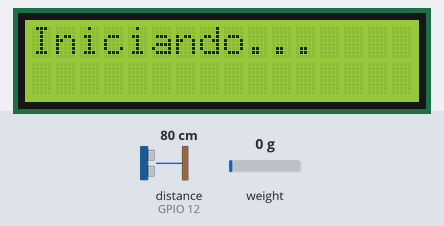
Simulated run of this sketch. Board: ESP32. On the bench: 16×2 character LCD. Wiring (inferred from the names in the program): ultrasonic range finder: trigger GPIO 25; echo GPIO 12. Inputs (shaded band) come from the test bench; at power-on: weight on the scale 0 g, distance to the obstacle (sensor on GPIO 12) 80 cm. The echo pulse lasts 58.3 µs per cm; WiFi joins after 1.5 s; servers stay silent unless stated; uploads are accepted with an empty reply; what the sketch prints to the serial monitor is not drawn.

Above: at 2.1 s.
5.7 s: weight on the scale set to 100 g
At 6.1 s:
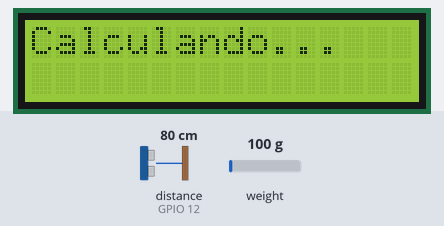
At 19.1 s:
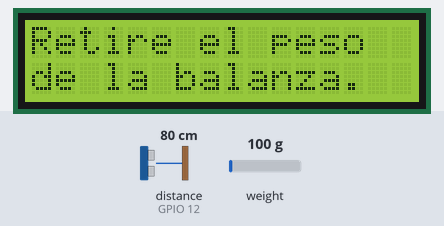
Timing chart, 0 to 19.7 s (numbered marks = the images above; inputs shaded):
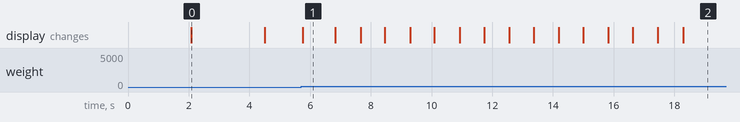

Measured:
- after the input at 5.7 s, the display: changes after 0.06 s (image 1)
- what the display in image 0 shows lasts 2.4 s, from 2.1 s to 4.5 s
- what the display in image 1 shows lasts 1.0 s, from 5.8 s to 6.8 s

The sketch:

LCD_MERGE_FINAL_VALUE.ino
```cpp
#include <HX711_ADC.h>
#if defined(ESP8266)|| defined(ESP32) || defined(AVR)
#include <LiquidCrystal_I2C.h>
#include <LiquidCrystal.h>
#include <WiFi.h>
#include <HTTPClient.h>
#endif

//variables for wifi
const char* ssid = "UA-Alumnos";
const char* password = "41umn05WLC";
const char* userEmail = "testbalanza@gmail.com";

//variables for stability and final values
const int numValues = 5; // Number of values to check
int weights[numValues]; // Array to store the weights values
int heights[numValues]; // Array to store the heights values
int currentIndex = 0; // Current index in the array
bool stableWeight = false;
bool stableHeight = false;
unsigned long stabilityStartTime = 0; // Start time for stability
unsigned long restartTime = 0; // Time to restart values

//lcd i2c variables
int lcdColumns = 16;
int lcdRows = 2;

//pins
const int HX711_dout = 19; //mcu > HX711 dout pin
const int HX711_sck = 18; //mcu > HX711 sck pin
const int Trigger = 25;   //Pin digital 2 para el Trigger del sensor
const int Echo = 12;   //Pin digital 3 para el Echo del sensor

//HX711 constructor:
HX711_ADC LoadCell(HX711_dout, HX711_sck);
unsigned long t = 0;
bool newDataReady;
float weight;
float height;
float newWeight;
float newHeight;

//LCD i2c constructor:
LiquidCrystal_I2C lcd(0x27, lcdColumns, lcdRows);


void setup() {
  Serial.begin(9600); delay(10);

  //connect to wifi
  connectWifi();

  //Start distance sensor  (HC-SR04)
  pinMode(Trigger, OUTPUT);
  pinMode(Echo, INPUT);
  digitalWrite(Trigger, LOW);

  //Start LCD and backlight
  lcd.init();
  lcd.backlight();

  //Prints Starting on console and display
  Serial.println();
  Serial.println("Iniciando...");
  lcd.setCursor(0, 0);
  lcd.print("Iniciando...");

  //Sart scale and sets calibration value manually
  LoadCell.begin();
  float calibrationValue = 43.69; // calibration value

  //Tares scale and starts up. Timeout ocurrs when not working.
  unsigned long stabilizingtime = 2000;
  boolean _tare = true;
  LoadCell.start(stabilizingtime, _tare);
  if (LoadCell.getTareTimeoutFlag()) {
    Serial.println("Timeout, check MCU>HX711 wiring and pin designations");
    while (1);
  }
  else {
    LoadCell.setCalFactor(calibrationValue); // set calibration value (float)
    Serial.println("Startup is complete");

  }
}

void loop() {
  static boolean newDataReady = 0;

  long time; //time it takes to reach eco
  long distance; //distance (cm)

  //Distance sensor signals (10 us)
  digitalWrite(Trigger, HIGH);
  delayMicroseconds(10);
  digitalWrite(Trigger, LOW);

  time = pulseIn(Echo, HIGH); //Width of pulse
  distance = time/59;
  height = 27 - distance; //Height from object

  // check for new data/start next conversion:
  if (LoadCell.update()) newDataReady = true;

  if (newDataReady) {
    if (millis() > t ) {
      weight = LoadCell.getData();
      checkPrintableWeight(); //checks if weight > 8 so we print and retrieve values.
    }
    delay(200);
  }
}

// ---------------

bool checkWeightStability() {
  // Check if the weights are stable within ±1 difference
  for (int i = 0; i < numValues - 1; i++) {
    int diff = abs(weights[i] - weights[i + 1]);
    if (diff > 2) {
      return false; // Values are not stable
    }
  }
  return true; // Values are stable
}

bool checkHeightStability() {
  // Check if the heights are stable within ±1 difference
  for (int i = 0; i < numValues - 1; i++) {
    int diff = abs(heights[i] - heights[i + 1]);
    if (diff > 2) {
      return false; // Values are not stable
    }
  }
  return true; // Values are stable
}

void checkPrintableWeight(){
  if (weight > 4) {
        //Prints weights and heights constantly on display
        lcd.setCursor(0, 0);
        lcd.print("Calculando...");

        // Get the new weight and height
        newWeight = weight;
        newHeight = height;

        // Update the array
        weights[currentIndex] = newWeight;
        heights[currentIndex] = newHeight;

        // Check stability if enough values have been collected
        checkFull();

        // Increment the current index
        currentIndex++;
        if (currentIndex >= numValues) {
          currentIndex = 0; // Wrap around to the beginning
        }

        //resets weight value
        newDataReady = 0;
        t = millis();
      }
      else{
        lcd.clear();
      }
}

void checkFull(){
  if (currentIndex >= numValues - 1) {
    stableWeight = checkWeightStability();
    stableHeight = checkHeightStability();

    // If both stable, perform actions
    if (stableWeight && stableHeight) {
      stableValues();
    }
    // If not stable, clear LCD and reset stability timer
    else {
      //lcd.clear();
      stabilityStartTime = 0;
    }

  }
}

void stableValues(){
  if (stabilityStartTime == 0) {
  stabilityStartTime = millis(); // Start the stability timer
  sendData();
  }
  while(millis() - stabilityStartTime < 10000){
    lcd.clear();
    delay(800);
    //Prints stable weights and heights constantly on display
    lcd.setCursor(0, 0);
    lcd.print("Peso: " + String(newWeight) + " g");
    lcd.setCursor(0,1);
    lcd.print("Altura: " + String(newHeight) + " cm");
    delay(800);
  }
  // Check if 10 seconds have passed since stability
  if (millis() - stabilityStartTime >= 10000) {
    resetValues();
    setup();
  }
}

void resetValues() {
  // Reset all values to 0
  for (int i = 0; i < numValues; i++) {
    weights[i] = 0;
    heights[i] = 0;
  }

  // Reset variables
  currentIndex = 0;
  stableWeight = false;
  stableHeight = false;
  stabilityStartTime = 0;
  restartTime = millis(); // Set the restart time
  lcd.clear();
  lcd.setCursor(0, 0);
  lcd.print("Retire el peso");
  lcd.setCursor(0, 1);
  lcd.print("de la balanza.");
  delay(5000); // Delay for 5 seconds
  lcd.clear();
}

void sendData() {
  if (WiFi.status() == WL_CONNECTED) {
    HTTPClient http;
    http.begin("https://us-central1-balanzasupersonica.cloudfunctions.net/globalWrite");
    http.addHeader("Content-Type", "application/json");
    String jsonPayload = "{\"collection\":\"" + String(userEmail) + "\",\"weight\":\"" + String(newWeight) + "\",\"height\":\"" + String(newHeight) + "\"}";
    int httpResponseCode = http.POST(jsonPayload);
    if (httpResponseCode > 0) {
      Serial.print("HTTP Response code: ");
      Serial.println(httpResponseCode);
      String response = http.getString();
      Serial.println(response);
    } else {
      Serial.print("Error on HTTP request: ");
      Serial.println(httpResponseCode);
    }
    http.end();
  }
}

void connectWifi() {
  Serial.println("Connecting to WiFi...");
  WiFi.begin(ssid, password);
  while (WiFi.status() != WL_CONNECTED) {
    delay(1000);
    Serial.println("Connecting to WiFi...");
  }
  Serial.println("Connected to WiFi");
}
```
